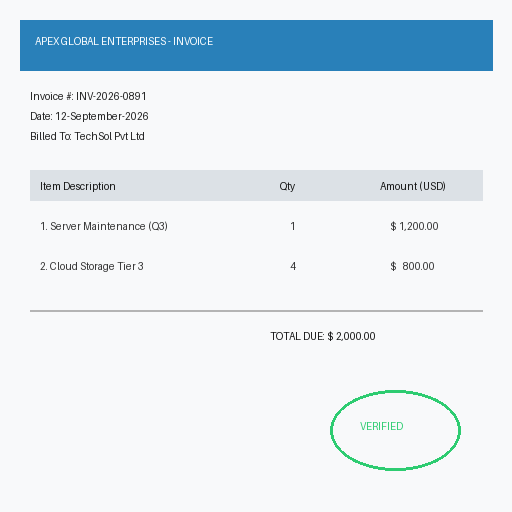
#> input picture app/samples/authentic_invoice_01.png, 512 x 512 px
$ python -i ela.py   (imports and definitions only)
#> lines starting #> are read from the running program, lines starting #| are printed output that depends on the picture
"""
Error Level Analysis (ELA) Preprocessing Module
Exposes compression anomalies introduced when digital documents are spliced or manipulated.
"""

import io
from pathlib import Path
from typing import Union
import numpy as np
from PIL import Image, ImageChops, ImageEnhance


def compute_ela(
    image: Union[Image.Image, np.ndarray, str, Path],
    quality: int = 90,
    multiplier: float = 25.0,
    return_numpy: bool = False
) -> Union[Image.Image, np.ndarray]:
    """
    Computes Error Level Analysis (ELA) for a document image.

    Resaves the image at a known JPEG quality level (default 90) and calculates
    the absolute difference against the original pixel matrix. Tampered regions
    typically have different compression error rates compared to pristine areas.

    Args:
        image: PIL Image, RGB numpy array (H, W, 3), or path to image file.
        quality: JPEG compression quality threshold (0-100, default: 90).
        multiplier: Brightness enhancement scaling factor (default: 25.0).
        return_numpy: If True, returns RGB numpy array uint8, else PIL Image.

    Returns:
        Enhanced ELA residual image (PIL Image or uint8 np.ndarray).
    """
#> called with quality = 90, multiplier = 25, return_numpy = False
    if isinstance(image, (str, Path)):
        img_pil = Image.open(image).convert("RGB")
#> img_pil is the input picture: PIL image 512x512 RGB; mean R, G, B 225.1, 234.7, 240.6
    elif isinstance(image, np.ndarray):
        img_pil = Image.fromarray(image.astype(np.uint8)).convert("RGB")
    elif isinstance(image, Image.Image):
        img_pil = image.convert("RGB")
    else:
        raise TypeError(f"Unsupported image type: {type(image)}")

    # Compress into in-memory JPEG buffer
    buffer = io.BytesIO()
    img_pil.save(buffer, format="JPEG", quality=quality)
    buffer.seek(0)
    compressed = Image.open(buffer)

    # Compute absolute pixel-level difference
    diff = ImageChops.difference(img_pil, compressed)
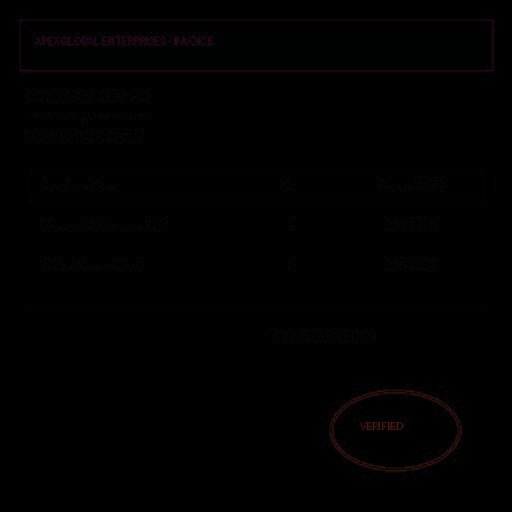
#> diff: PIL image 512x512 RGB; mean R, G, B 0.9, 0.5, 1.5

    # Enhance brightness to amplify compression residuals
    enhancer = ImageEnhance.Brightness(diff)
    ela_enhanced = enhancer.enhance(multiplier)
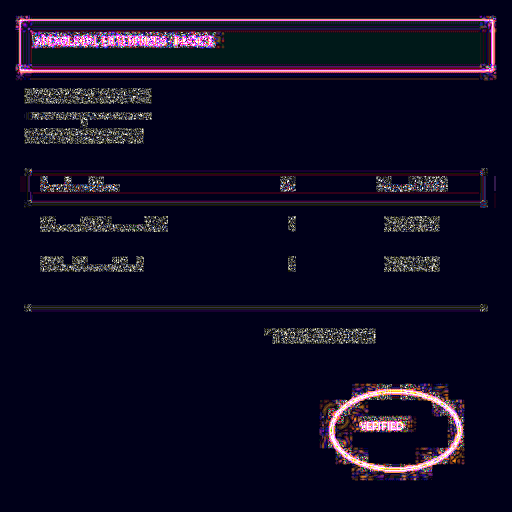
#> ela_enhanced: PIL image 512x512 RGB; mean R, G, B 15.4, 11.7, 34.7

    if return_numpy:
        return np.array(ela_enhanced, dtype=np.uint8)
    return ela_enhanced


def compute_ela_mean_energy(ela_np: np.ndarray) -> float:
    """
    Calculates the mean ELA residual energy across an image (used for EDA & heuristics).
    """
    if ela_np.ndim == 3:
        gray = np.mean(ela_np, axis=2)
    else:
        gray = ela_np
    return float(np.mean(gray))

>>> result = compute_ela('../../app/samples/authentic_invoice_01.png')
